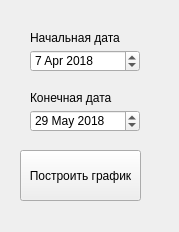
<?xml version="1.0" encoding="UTF-8"?>
<ui version="4.0">
    <class>Form</class>
    <widget class="QWidget" name="Form">
        <property name="geometry">
            <rect>
                <x>0</x>
                <y>0</y>
                <width>179</width>
                <height>232</height>
            </rect>
        </property>
        <property name="windowTitle">
            <string>Form</string>
        </property>
        <widget class="QLabel" name="label_2">
            <property name="geometry">
                <rect>
                    <x>30</x>
                    <y>30</y>
                    <width>101</width>
                    <height>16</height>
                </rect>
            </property>
            <property name="text">
                <string>Начальная дата</string>
            </property>
        </widget>
        <widget class="QLabel" name="label_3">
            <property name="geometry">
                <rect>
                    <x>30</x>
                    <y>90</y>
                    <width>101</width>
                    <height>16</height>
                </rect>
            </property>
            <property name="text">
                <string>Конечная дата</string>
            </property>
        </widget>
        <widget class="QDateEdit" name="dateEdit">
            <property name="geometry">
                <rect>
                    <x>30</x>
                    <y>50</y>
                    <width>110</width>
                    <height>22</height>
                </rect>
            </property>
            <property name="dateTime">
                <datetime>
                    <hour>0</hour>
                    <minute>0</minute>
                    <second>0</second>
                    <year>2018</year>
                    <month>4</month>
                    <day>7</day>
                </datetime>
            </property>
            <property name="date">
                <date>
                    <year>2018</year>
                    <month>4</month>
                    <day>7</day>
                </date>
            </property>
        </widget>
        <widget class="QDateEdit" name="dateEdit_2">
            <property name="geometry">
                <rect>
                    <x>30</x>
                    <y>110</y>
                    <width>110</width>
                    <height>22</height>
                </rect>
            </property>
            <property name="dateTime">
                <datetime>
                    <hour>0</hour>
                    <minute>0</minute>
                    <second>0</second>
                    <year>2018</year>
                    <month>5</month>
                    <day>29</day>
                </datetime>
            </property>
            <property name="date">
                <date>
                    <year>2018</year>
                    <month>5</month>
                    <day>29</day>
                </date>
            </property>
        </widget>
        <widget class="QPushButton" name="pushButton">
            <property name="geometry">
                <rect>
                    <x>20</x>
                    <y>150</y>
                    <width>121</width>
                    <height>51</height>
                </rect>
            </property>
            <property name="text">
                <string>Построить график</string>
            </property>
        </widget>
    </widget>
    <resources/>
    <connections/>
</ui>
